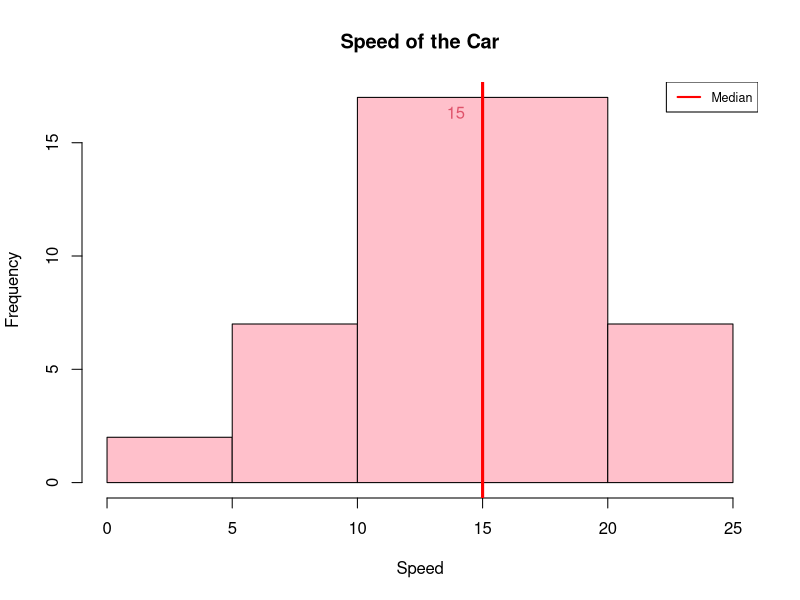
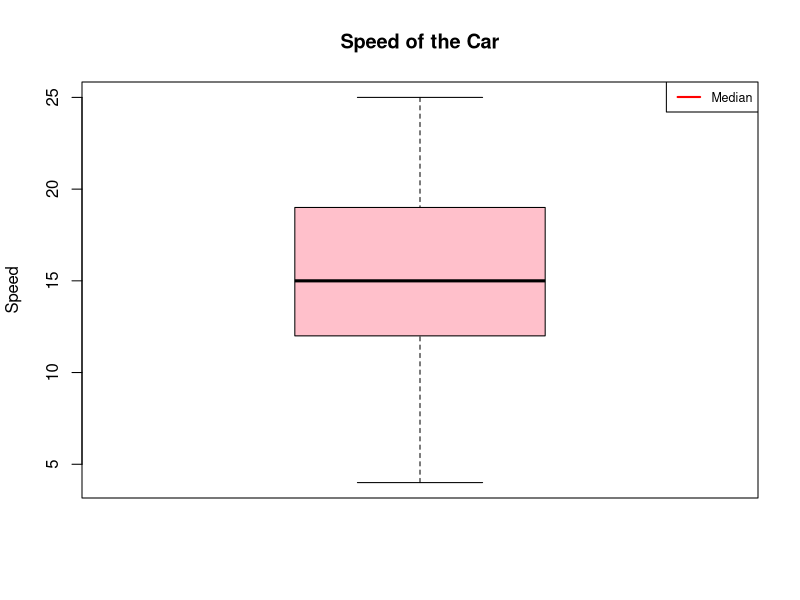

Write the R code that produced these figures, in order.
#MEASURES OF CENTRAL TENDENCY - MEDIAN
#Load Data from R environment
data("cars")
str(cars)

#Median
median(cars$speed)

#Alternatively use the "Summary Function" to calculate Median in Dataset
summary(cars)

#Visualize Median using Histogram
hist(cars$speed, col="pink", main = "Speed of the Car",xlab = "Speed")

#line for the median: 
abline(v = median(cars$speed),
       col = "red",
       lwd = 3,
       text(13.5,16, "15", col = 2, adj = c(-.1, -.1)))

#Add Legend
legend(x = "topright",# location of legend within plot area
       cex=0.75,#Controls the size of the legend
       c("Median"),
       col = c("red"),
       lwd = c(2, 2, 2))

# BoxpLot
boxplot(cars$speed, col = "pink",main = "Speed of the Car",ylab = "Speed")

legend(x = "topright",# location of legend within plot area
       cex=0.75,#Controls the size of the legend
       c("Median"),
       col = c("red"),
       lwd = c(2, 2, 2))
